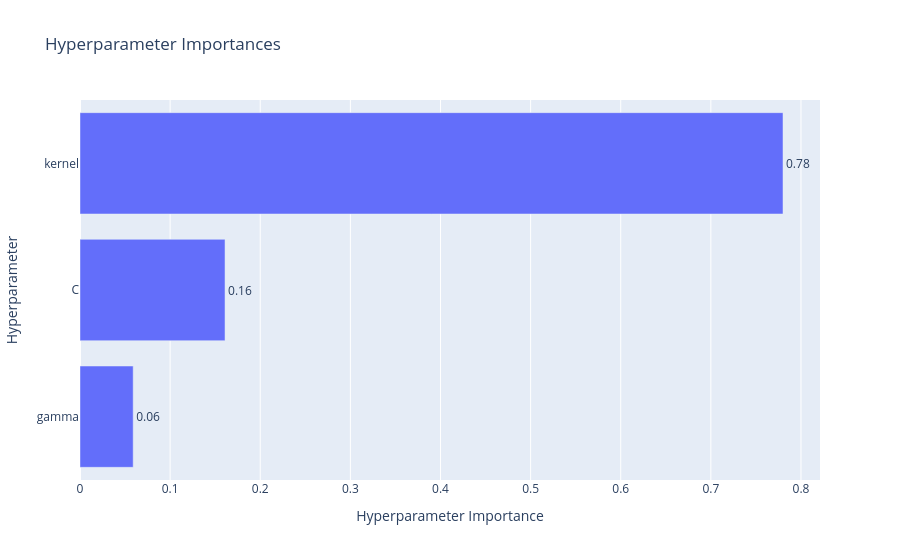

Notebook code for this chart:
### Code cell
optuna.visualization.plot_param_importances(study_svm)

### Figure 1 — Plotly figure (JSON) as saved in the notebook; plotly's stock layout.template omitted (floating-point values rounded to 4 significant figures)
{"data": [{"cliponaxis": false, "hovertemplate": ["gamma (CategoricalDistribution): 0.05901298199077308<extra></extra>", "C (FloatDistribution): 0.16092614014063336<extra></extra>", "kernel (CategoricalDistribution): 0.7800608778685936<extra></extra>"], "name": "Objective Value", "orientation": "h", "text": ["0.06", "0.16", "0.78"], "textposition": "outside", "type": "bar", "x": [0.05901, 0.1609, 0.7801], "y": ["gamma", "C", "kernel"]}], "layout": {"title": {"text": "Hyperparameter Importances"}, "xaxis": {"title": {"text": "Hyperparameter Importance"}}, "yaxis": {"title": {"text": "Hyperparameter"}}}}
